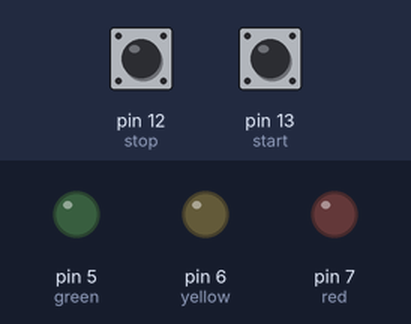
This sketch was run on a simulated Arduino Uno, built with avr-gcc and run on an emulated ATmega328P. Shown: output pins drawn as LEDs (lit = HIGH). The inputs (shaded band) are chosen by the test bench; at power-on: pin 13 (start) HIGH, pin 12 (stop) HIGH.

Above: at 1.2 s.
1.3 s: pin 13 (start) pulled LOW for 0.15 s
At 2.3 s:
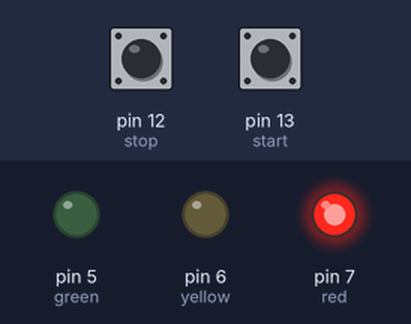
4.4 s: pin 12 (stop) pulled LOW for 0.15 s
At 4.7 s:
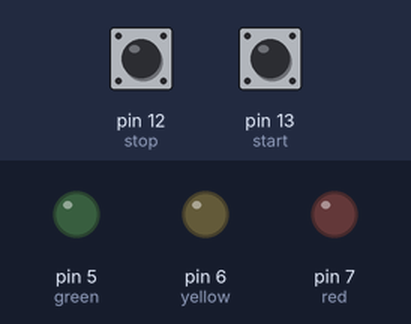
6.0 s: pin 13 (start) pulled LOW for 1 s
At 9.2 s:
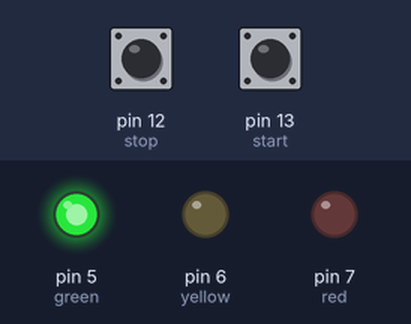
10.0 s: pin 12 (stop) pulled LOW for 1 s
Timing chart, 0 to 13.0 s (numbered marks = the images above; inputs shaded):
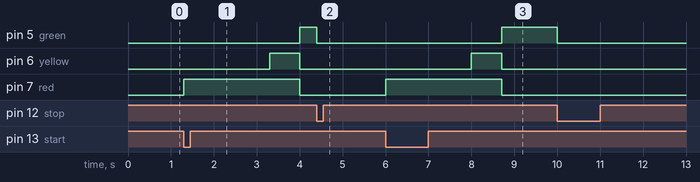

Measured:
- after the input at 1.3 s, pin 5 (green): LOW → HIGH after 2.7 s; pin 6 (yellow): LOW → HIGH after 2.0 s, → LOW 0.70 s later; pin 7 (red): LOW → HIGH at once, → LOW 2.7 s later
- after the input at 4.4 s, pin 5 (green): HIGH → LOW at once
- after the input at 6.0 s, pin 5 (green): LOW → HIGH after 2.7 s; pin 6 (yellow): LOW → HIGH after 2.0 s, → LOW 0.70 s later; pin 7 (red): LOW → HIGH at once, → LOW 2.7 s later

The sketch:

___.ino
```cpp
int red = 7;
int yellow = 6;
int green = 5;

int start = 13;
int stop = 12;

boolean running = false;

boolean waitStop(int time)
{
  for (int i = 0; i < time; i += 10)
  {
    if (digitalRead(stop) == LOW)
      return false;

    delay(10);
  }

  return true;
}

void setup()
{
  pinMode(red, OUTPUT);
  pinMode(yellow, OUTPUT);
  pinMode(green, OUTPUT);

  pinMode(start, INPUT_PULLUP);
  pinMode(stop, INPUT_PULLUP);
}

void loop()
{
  if (digitalRead(start) == LOW)
    running = true;

  if (digitalRead(stop) == LOW)
  {
    running = false;

    digitalWrite(red, LOW);
    digitalWrite(yellow, LOW);
    digitalWrite(green, LOW);
  }

  if (running)
  {
    digitalWrite(red, HIGH);

    if (!waitStop(2000))
    {
      running = false;
      return;
    }

    digitalWrite(yellow, HIGH);

    if (!waitStop(700))
    {
      running = false;
      return;
    }

    digitalWrite(red, LOW);
    digitalWrite(yellow, LOW);

    digitalWrite(green, HIGH);

    if (!waitStop(2000))
    {
      running = false;
      return;
    }

    for (int i = 0; i < 6; i++)
    {
      digitalWrite(green, LOW);

      if (!waitStop(250))
      {
        running = false;
        return;
      }

      digitalWrite(green, HIGH);

      if (!waitStop(250))
      {
        running = false;
        return;
      }
    }

    digitalWrite(green, LOW);
    digitalWrite(yellow, HIGH);

    if (!waitStop(700))
    {
      running = false;
      return;
    }

    digitalWrite(yellow, LOW);
  }
}
```
